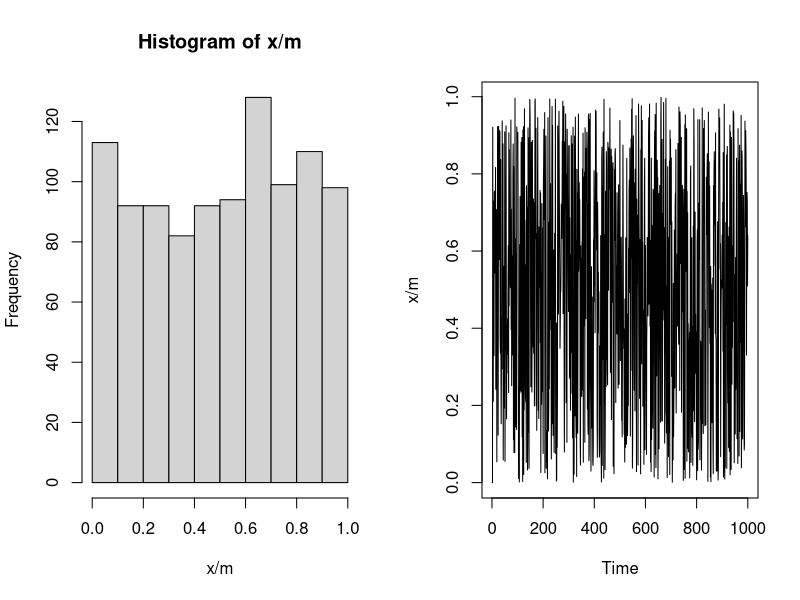
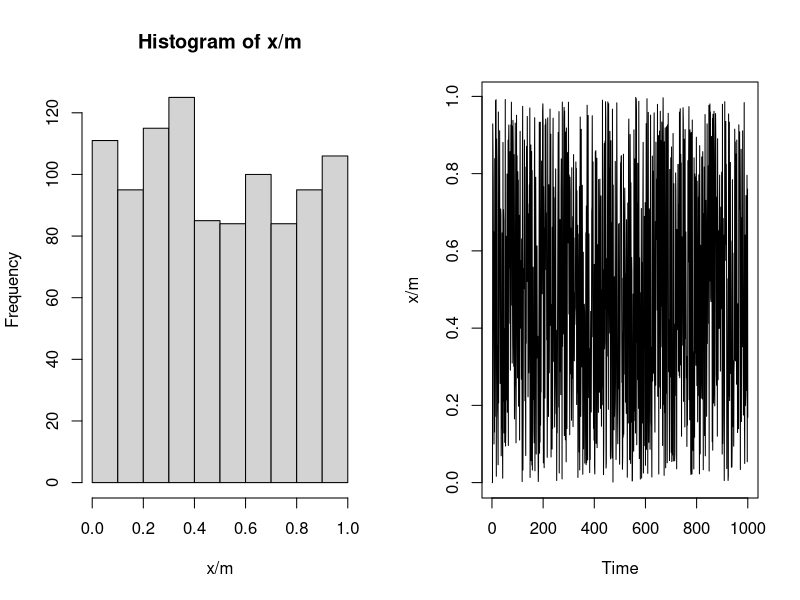
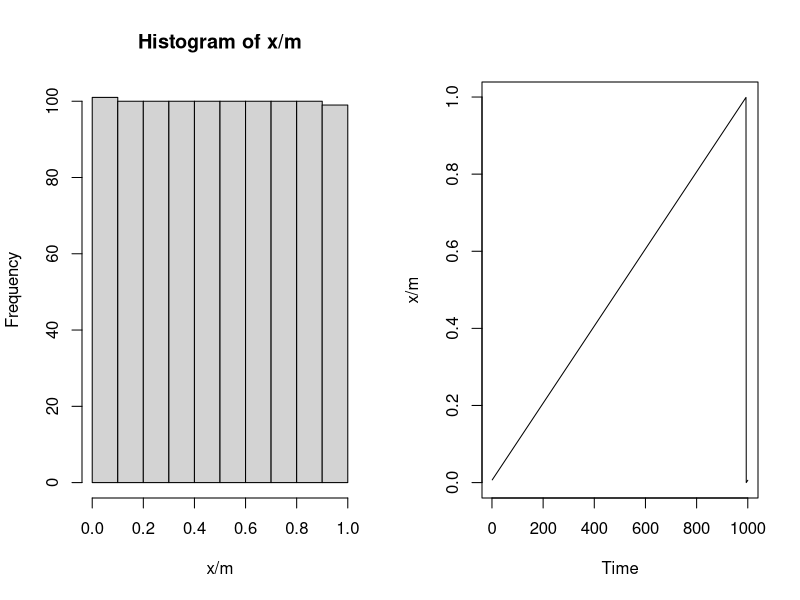
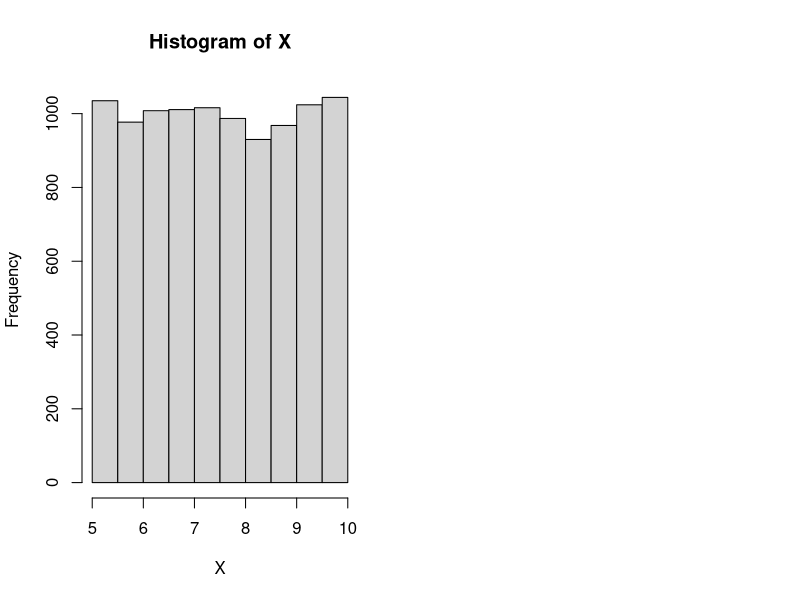

Write the R code that produced these figures, in order.


## ----multicative, fig.height = 3.5, fig.width = 7, fig.align='center', out.width = 130----
m <- 2^(31) - 1
a <- 7^5
x <- numeric(length = 1e3)
x[1] <- 7  #x0
for(i in 2:1e3){
  x[i] <- (a * x[i-1]) %% m
}


## ----multicative_plot, fig.height = 3.5, fig.width = 7, out.width = 250, echo = FALSE----
par(mfrow = c(1,2))
hist(x/m) # looks close to uniformly distributed
plot.ts(x/m) # look like it's jumping around too


## ----mixed_congruential, fig.height = 3.5, fig.width = 7, fig.align='center'----
m <- 2^(31) - 1
a <- 7^5
c <- 2^(10) - 1
x <- numeric(length = 1e3)
x[1] <- 7

for(i in 2:1e3) {
  x[i] <- (c + a * x[i-1]) %% m
}


## ----mixed_plot, fig.height = 3.5, fig.width = 7, out.width = 250, echo = FALSE----
par(mfrow = c(1,2))
hist(x/m) # looks close to uniformly distributed
plot.ts(x/m) # look like it's jumping around too


## ----mixed_congruential_bad, fig.height = 3.5, fig.width = 7, fig.align='center', echo = FALSE----
m <- 1e3
a <- 1
c <- 1
x <- numeric(length = 1e3)
x[1] <- 7

for(i in 2:1e3) {
  x[i] <- (c + a * x[i-1]) %% m
}


## ----mixed_bad_plot, fig.height = 3.5, fig.width = 7, out.width = 250, echo = FALSE----
par(mfrow = c(1,2))
hist(x/m) # looks close to uniformly distributed
plot.ts(x/m) # look like it's jumping around too


## ----integral------------------------------------------------------
set.seed(1)
repeats <- 1e4
b <- 10
a <- 5
U <- runif(repeats, min = 0, max = 1)
X <- (b - a) * U + a #R is vectorized

5* mean(3*X^2 + 5*X)


## ----higher--------------------------------------------------------
set.seed(1)
repeats <- 1e4
b <- 10
a <- 5
U <- runif(repeats, min = 0, max = 1) 
X <- (b - a) * U + a #R is vectorized
hist(X)

